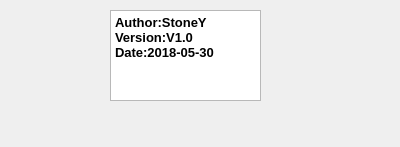
<?xml version="1.0" encoding="UTF-8"?>
<ui version="4.0">
 <class>About</class>
 <widget class="QWidget" name="About">
  <property name="geometry">
   <rect>
    <x>0</x>
    <y>0</y>
    <width>400</width>
    <height>147</height>
   </rect>
  </property>
  <property name="windowTitle">
   <string>About</string>
  </property>
  <widget class="QTextBrowser" name="textBrowser">
   <property name="geometry">
    <rect>
     <x>110</x>
     <y>10</y>
     <width>151</width>
     <height>91</height>
    </rect>
   </property>
   <property name="html">
    <string>&lt;!DOCTYPE HTML PUBLIC &quot;-//W3C//DTD HTML 4.0//EN&quot; &quot;http://www.w3.org/TR/REC-html40/strict.dtd&quot;&gt;
&lt;html&gt;&lt;head&gt;&lt;meta name=&quot;qrichtext&quot; content=&quot;1&quot; /&gt;&lt;style type=&quot;text/css&quot;&gt;
p, li { white-space: pre-wrap; }
&lt;/style&gt;&lt;/head&gt;&lt;body style=&quot; font-family:'SimSun'; font-size:9pt; font-weight:400; font-style:normal;&quot;&gt;
&lt;p style=&quot; margin-top:0px; margin-bottom:0px; margin-left:0px; margin-right:0px; -qt-block-indent:0; text-indent:0px;&quot;&gt;&lt;span style=&quot; font-size:10pt; font-weight:600;&quot;&gt;Author:StoneY&lt;/span&gt;&lt;/p&gt;
&lt;p style=&quot; margin-top:0px; margin-bottom:0px; margin-left:0px; margin-right:0px; -qt-block-indent:0; text-indent:0px;&quot;&gt;&lt;span style=&quot; font-size:10pt; font-weight:600;&quot;&gt;Version:V1.0&lt;/span&gt;&lt;/p&gt;
&lt;p style=&quot; margin-top:0px; margin-bottom:0px; margin-left:0px; margin-right:0px; -qt-block-indent:0; text-indent:0px;&quot;&gt;&lt;span style=&quot; font-size:10pt; font-weight:600;&quot;&gt;Date:2018-05-30&lt;/span&gt;&lt;/p&gt;&lt;/body&gt;&lt;/html&gt;</string>
   </property>
   <property name="textInteractionFlags">
    <set>Qt::NoTextInteraction</set>
   </property>
   <property name="openLinks">
    <bool>false</bool>
   </property>
  </widget>
 </widget>
 <resources/>
 <connections/>
</ui>
